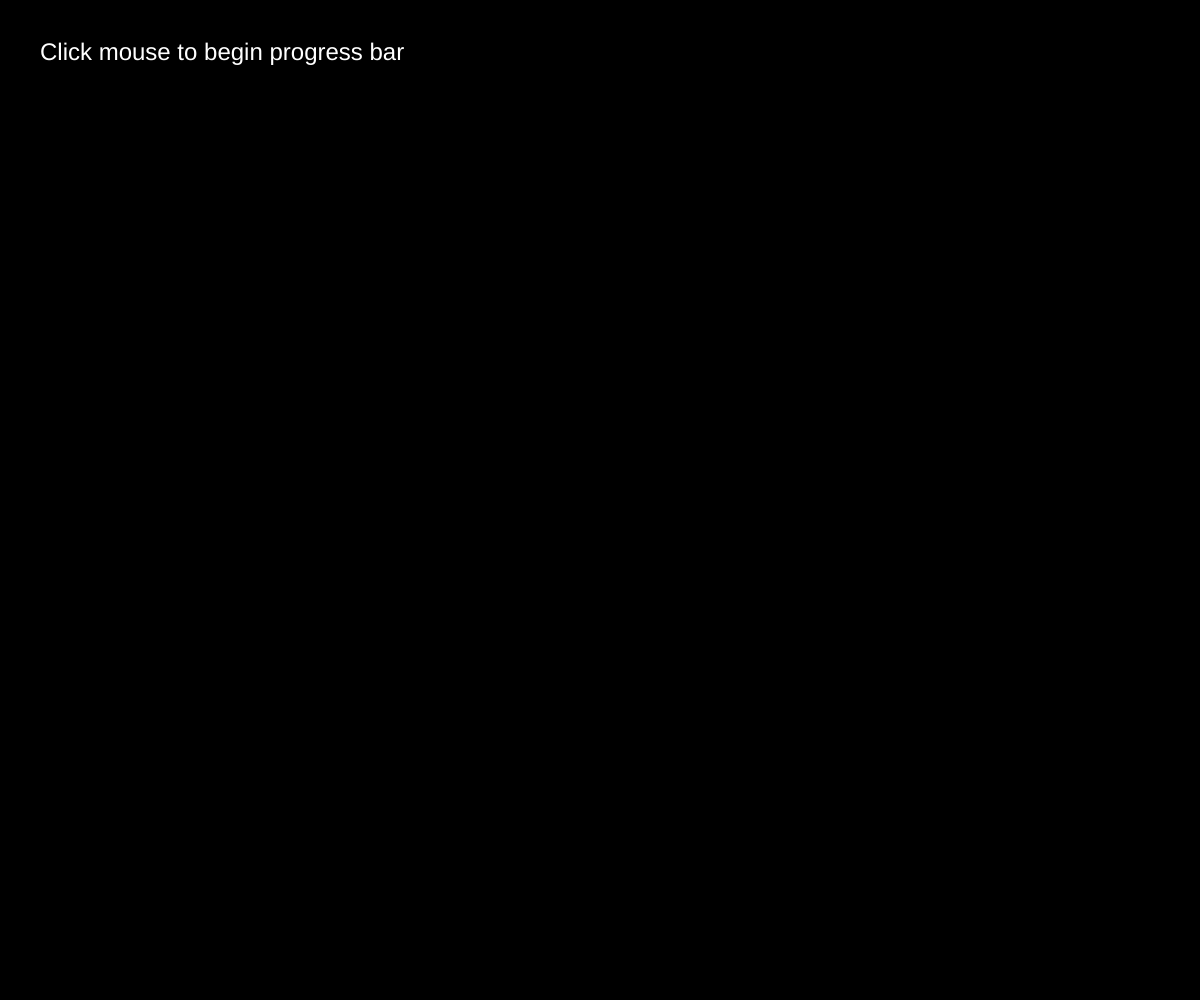
Frame 1 (no input)
Frame 60 (no input): identical to frame 1, image omitted
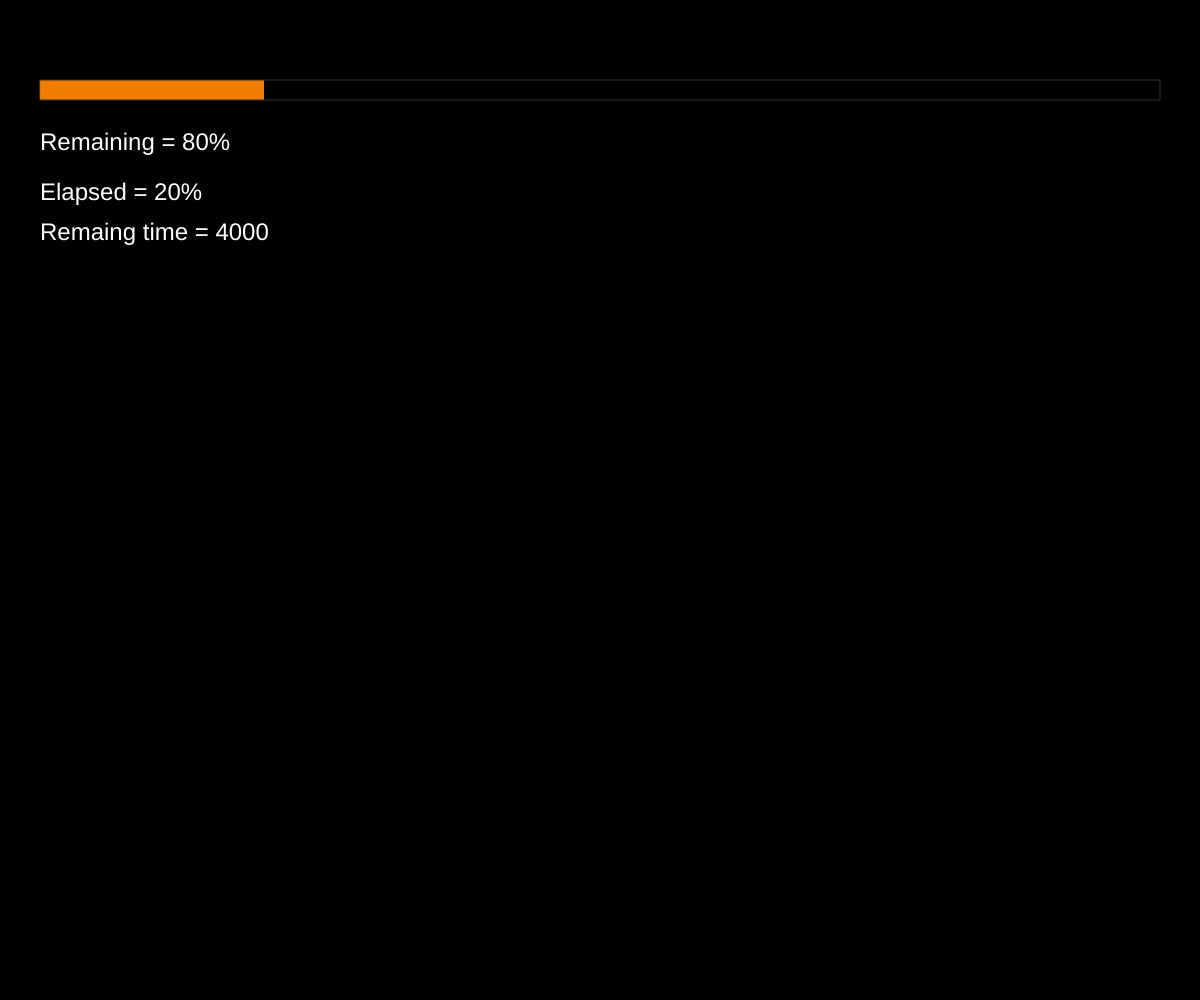
Frame 120 (the mouse pressed at the canvas centre since frame 60)

The p5.js sketch that drew these frames (run headless with seeded random() and noise() and a simulated clock; from frame 60 on, the mouse is pressed at the canvas centre):

// p5.js sketch
// ── sketch.js
/***********************************************************************************
  Simple Counter

  Uses the p5.timer.js class to show elapsed seconds on the screen

------------------------------------------------------------------------------------
	To use:
	Add this line to the index.html

  <script src="p5.timer.js"></script>
***********************************************************************************/

// uninitialized object
var simpleTimer;
var elapsedSeconds = 0;

var progBarWidth;    // init in setup() to match screen width with marget
var progBarHeight = 20;
var hMargin = 40;
var vMargin = 60;

var bWaitForMouse = true;

// Setup code goes here
function setup() {
  createCanvas(windowWidth, windowHeight);

  simpleTimer = new Timer(5000);

  textAlign(LEFT);
  textSize(24);

  rectMode(CORNER);

  progBarWidth = width - (hMargin*2);    // give some margin to edge
 }


// Draw code goes here
function draw() {
  background(0);

  if( bWaitForMouse === true ) {
    fill(255);
    text("Click mouse to begin progress bar", hMargin, 60 );
  }
  else {
    drawProgressBar();

    if( simpleTimer.expired() ) {
      fill(255);
      text("Done", hMargin, 60 );
      //drawTimerText();
    }
    else {
      drawTimerText();
   }
  }
}

// Looks for elapsed time
function drawTimerText() {
  fill(255);
  text( "Remaining = " + Math.round(simpleTimer.getPercentageRemaining()*100) + "%", hMargin, 150 );
  text( "Elapsed = " + Math.round(simpleTimer.getPercentageElapsed()*100) + "%", hMargin, 200 );
  text( "Remaing time = " + Math.round(simpleTimer.getRemainingTime()), hMargin, 240 );
}

function drawProgressBar() {
  // draw the bar itself
  noStroke();
  fill(240,124,0);
  rect( hMargin, vMargin + progBarHeight, progBarWidth*simpleTimer.getPercentageElapsed(), progBarHeight );
  
  noFill();
  stroke(50);
  strokeWeight(1);
  rect( hMargin, vMargin + progBarHeight, progBarWidth, progBarHeight );

  noStroke();
}

function mousePressed() {
  // start the timer if we are waiting for a mouseclick
  if( bWaitForMouse === true ) {
    bWaitForMouse = false;
    simpleTimer.start();
  }

  else if( simpleTimer.expired() ) {
    bWaitForMouse = true;
  }
}
// ── p5.timer.js
/*******************************************************************************************************************
//
//  Class: Timer
//
//  Written by Scott Kildall
//	for P5.js
//
//------------------------------------------------------------------------------------------------------------------
// - Very simple but incredibly useful timer class
// - Call start() whenever it expires to reset the time
// - Call expired() to check to see if timer is still active
//
//------------------------------------------------------------------------------------------------------------------
//   - Needs more testing
*********************************************************************************************************************/

class Timer {
  constructor( _duration ) {
    this.duration = _duration;
    this.startTime = millis();
  }
  
  start() { 
    this.startTime = millis();
  }
  
  setTimer(_duration) {
    this.duration = _duration;
  }
  
  expired() {
    return ((this.startTime + this.duration) < millis());
  }
  
  getRemainingTime() {
    if( this.expired() )
      return 0;
      
    return  (this.startTime + this.duration) - millis();
  }
  
  getPercentageRemaining() {
    if( this.expired()  )
     return 1.0;
      
    return this.getRemainingTime()/this.duration;
  }
  
   getPercentageElapsed() {
    if( this.expired() )
     return 0.0;
      
    return 1.0 - (this.getRemainingTime()/this.duration);
  }	 	
}
